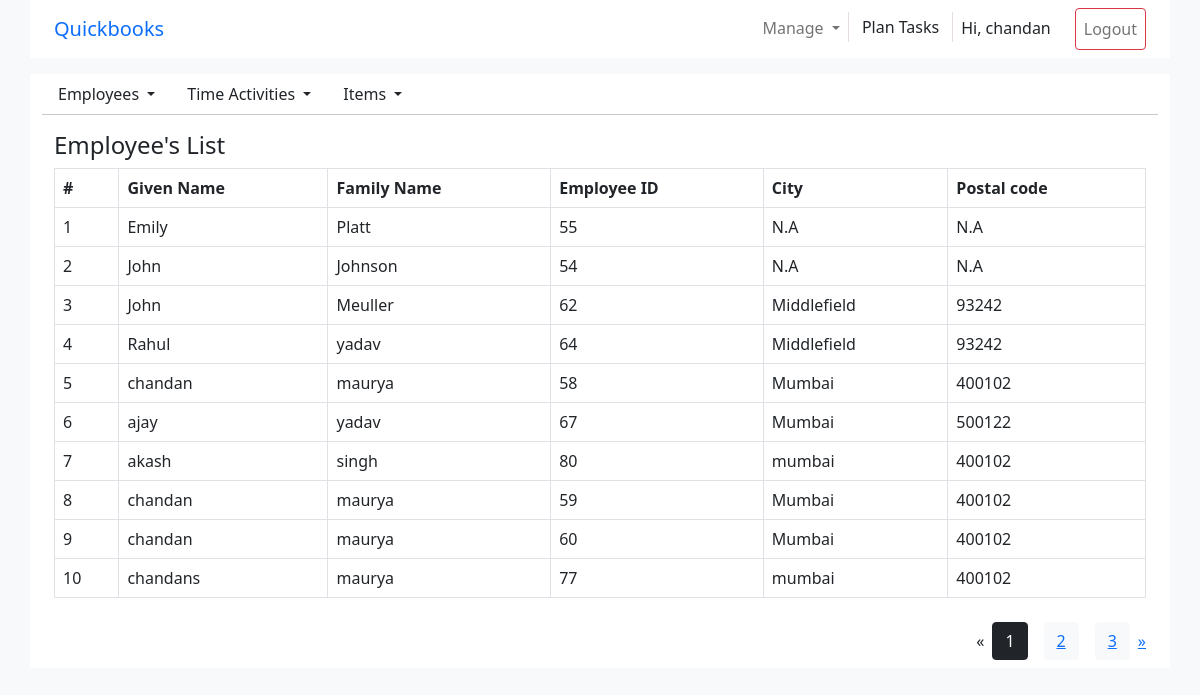
Screenshot of /employee (signed in) with the database file from the repository.
### Apps/qb_app/models.py (models this page shows, shortened)
class Employee(models.Model):
    given_Name = models.CharField(max_length=50)
    family_Name = models.CharField(max_length=50)
    qb_EmpId = models.IntegerField()
    primaryAddr = models.ForeignKey(
        PrimaryAddr, on_delete=models.CASCADE, null=True)

class PrimaryAddr(models.Model):
    city = models.CharField(max_length=50)
    postal_Code = models.CharField(max_length=10)
    qb_Id = models.IntegerField(null=True)

### Apps/qb_app/views.py (the view)
# urls.py: path('employee', views.get_employee, name='employee'),
@login_required(login_url='login')
def get_employee(request):
    update_or_create_token()
    employee_data = models.Employee.objects.all()
    paginated_employee_data = set_pagination(
        request=request, model_data=employee_data)
    context = {
        'data': paginated_employee_data,
    }
    return render(request, 'employee.html', context=context)

### Apps/qb_app/utils.py (called while the page is built)
def set_pagination(request, model_data):
    paginator = Paginator(model_data, 10)
    page_number = request.GET.get('page')
    return paginator.get_page(page_number)

### Apps/qb_app/views.py (called while the page is built)
def update_or_create_token():
    if(models.Token.objects.all()):
        models.Token.objects.update(bearer=qbconn.auth_header)
    else:
        models.Token.objects.create(bearer=qbconn.auth_header)

### Apps/qb_app/templates/employee.html (shortened to what this page needs)
{% extends 'base.html' %}
{% block content %}
<h4 class='pt-3 container'>Employee's List</h4>
<div class = 'container'>
  <table class="table table-bordered">
    <thead>
      <tr>
        <th>#</th>
        <th>Given Name</th>
        <th>Family Name</th>
        <th>Employee ID</th>
        <th>City</th>
        <th>Postal code</th>
      </tr>
    </thead>
    <tbody>
      {% for emps in data %}
      <tr>
        <td>{{forloop.counter}}</td>
        <td>{{emps.given_Name}}</td>
        <td>{{emps.family_Name}}</td>
        <td>{{emps.qb_EmpId}}</td>
      {% if emps.primaryAddr %}
        <td>{{emps.primaryAddr.city}}</td>
        <td>{{emps.primaryAddr.postal_Code}}</td>
      {% else %}
        <td>N.A</td>
        <td>N.A</td>
      {% endif %}
      </tr>
      {% endfor %}
  </table>
  {% if data.has_other_pages %}
  <ul class="pagination justify-content-end align-items-center">
    {% if data.has_previous %}
      <li><a href="?page={{ data.previous_page_number }}">&laquo;</a></li>
    {% else %}
      <li class="disabled"><span>&laquo;</span></li>
    {% endif %}
    {% for i in data.paginator.page_range %}
    {% if data.number == i %}
      <li class="btn btn-dark m-2"><span>{{ i }} </span></li>
    {% else %}
      <li class="btn btn-light m-2"><a href="?page={{ i }}">{{ i }}</a></li>
    {% endif %}
    {% endfor %}
    {% if data.has_next %}
      <li><a href="?page={{ data.next_page_number }}">&raquo;</a></li>
    {% else %}
      <li class="disabled"><span>&raquo;</span></li>
    {% endif %}
  </ul>
  {% endif %}
</div>
{%endblock%}

### Apps/qb_app/templates/base.html (shortened to what this page needs)
<html lang="en">
  {% load static %}
  <head>
    <link href="https://cdn.jsdelivr.net/npm/bootstrap@5.0.1/dist/css/bootstrap.min.css" rel="stylesheet">
  </head>
  <body class = "bg-light">
    <nav class="navbar navbar-expand-lg navbar-light bg-white container">
      <div class="container">
        <a class="navbar-brand text-primary" href="/home">Quickbooks</a>
        <div class="collapse navbar-collapse" id="navbarNav">
          <ul class="navbar-nav ml-auto" style="margin-left : auto" >
            {% if request.user.is_authenticated %}
            <li class="nav-item dropdown">
            <a class="nav-link dropdown-toggle" id="navbarDropdown" role="button" data-toggle="dropdown" aria-haspopup="true" aria-expanded="false">
              Manage
            </a>
              </li>
              <a href="/todo" type="button" class="btn" role="button">Plan Tasks</a>
            {% endif %}
            {% if request.user.is_authenticated %}
            <li class="nav-item font-weight-bold pt-2 ps-2 pe-4">
            Hi, {{request.user.username}}
            </li>
            <li class="nav-item">
              <a class="nav-link btn btn-outline-danger" href="/logout">Logout</a>
            </li>
            {% endif %}
          </ul>
        </div>
      </div>
    </nav>
    {% if request.user.is_authenticated %}
    <div class = "bg-white flex-row d-flex container mt-3">
      <ul class="list-unstyled d-flex align-items-center justify-content-end m-0 ">
        <li class=" dropdown">
          <a class="nav-link dropdown-toggle text-dark" id="navbarDropdown" role="button" data-toggle="dropdown" aria-haspopup="true" aria-expanded="false">
            Employees
          </a>
        </li>
        <li class="dropdown">
          <a class="nav-link dropdown-toggle text-dark" id="navbarDropdown" role="button" data-toggle="dropdown" aria-haspopup="true" aria-expanded="false">
          Time Activities
          </a>
        </li>
        <li class=" dropdown">
          <a class="nav-link dropdown-toggle text-dark" id="navbarDropdown" role="button" data-toggle="dropdown" aria-haspopup="true" aria-expanded="false">
            Items
          </a>
        </li>
      </ul>
    </div>
    <div class='container bg-white'>
      <hr class="m-0">
      {% else %}
    <div class='container'>
      {% endif %}
      {% block content %}
      {% endblock %}
    </div>
  </body>
</html>

### rows the page displays
Employee: given_Name "Emily", family_Name "Platt", qb_EmpId "55", shows "N.A"
Employee: given_Name "John", family_Name "Johnson", qb_EmpId "54", shows "N.A"
Employee: given_Name "John", family_Name "Meuller", qb_EmpId "62", primaryAddr.city "Middlefield", primaryAddr.postal_Code "93242"
Employee: given_Name "Rahul", family_Name "yadav", qb_EmpId "64", primaryAddr.city "Middlefield", primaryAddr.postal_Code "93242"
Employee: given_Name "chandan", family_Name "maurya", qb_EmpId "58", primaryAddr.city "Mumbai", primaryAddr.postal_Code "400102"
Employee: given_Name "ajay", family_Name "yadav", qb_EmpId "67", primaryAddr.city "Mumbai", primaryAddr.postal_Code "500122"
Employee: given_Name "akash", family_Name "singh", qb_EmpId "80", primaryAddr.city "mumbai", primaryAddr.postal_Code "400102"
Employee: given_Name "chandan", family_Name "maurya", qb_EmpId "59", primaryAddr.city "Mumbai", primaryAddr.postal_Code "400102"
Employee: given_Name "chandan", family_Name "maurya", qb_EmpId "60", primaryAddr.city "Mumbai", primaryAddr.postal_Code "400102"
Employee: given_Name "chandans", family_Name "maurya", qb_EmpId "77", primaryAddr.city "mumbai", primaryAddr.postal_Code "400102"

### other values shown
{{ request.user.username }} "chandan"
{{ i }} "1"
{{ i }} "2" "3"
